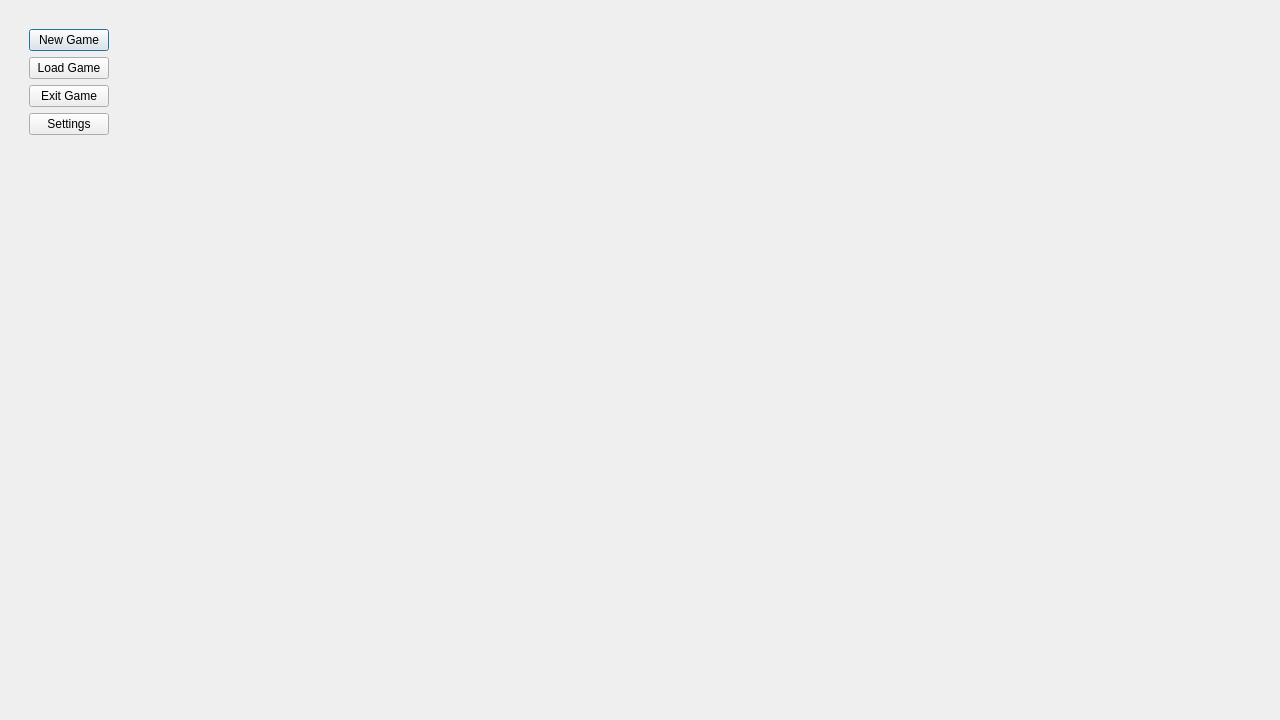
<?xml version="1.0" encoding="UTF-8"?>
<ui version="4.0">
 <class>MenuDial</class>
 <widget class="QDialog" name="MenuDial">
  <property name="geometry">
   <rect>
    <x>0</x>
    <y>0</y>
    <width>1280</width>
    <height>720</height>
   </rect>
  </property>
  <property name="minimumSize">
   <size>
    <width>1280</width>
    <height>720</height>
   </size>
  </property>
  <property name="windowTitle">
   <string>Провинциалка: Remake</string>
  </property>
  <property name="windowIcon">
   <iconset resource="data.qrc">
    <normaloff>:/img/icons/game.ico</normaloff>:/img/icons/game.ico</iconset>
  </property>
  <layout class="QVBoxLayout" name="verticalLayout_3">
   <item>
    <widget class="QStackedWidget" name="menuStackedWidget">
     <property name="currentIndex">
      <number>0</number>
     </property>
     <widget class="QWidget" name="page_0_main">
      <layout class="QHBoxLayout" name="horizontalLayout_3">
       <item>
        <widget class="QWidget" name="widget" native="true">
         <property name="maximumSize">
          <size>
           <width>150</width>
           <height>16777215</height>
          </size>
         </property>
         <layout class="QVBoxLayout" name="verticalLayout_2">
          <item>
           <widget class="QPushButton" name="pbNewGame">
            <property name="maximumSize">
             <size>
              <width>100</width>
              <height>16777215</height>
             </size>
            </property>
            <property name="text">
             <string>New Game</string>
            </property>
           </widget>
          </item>
          <item>
           <widget class="QPushButton" name="pbLoadGame">
            <property name="maximumSize">
             <size>
              <width>100</width>
              <height>16777215</height>
             </size>
            </property>
            <property name="text">
             <string>Load Game</string>
            </property>
           </widget>
          </item>
          <item>
           <widget class="QPushButton" name="pbExitGame">
            <property name="maximumSize">
             <size>
              <width>100</width>
              <height>16777215</height>
             </size>
            </property>
            <property name="text">
             <string>Exit Game</string>
            </property>
           </widget>
          </item>
          <item>
           <widget class="QPushButton" name="pbSettings">
            <property name="minimumSize">
             <size>
              <width>0</width>
              <height>0</height>
             </size>
            </property>
            <property name="maximumSize">
             <size>
              <width>100</width>
              <height>16777215</height>
             </size>
            </property>
            <property name="text">
             <string>Settings</string>
            </property>
           </widget>
          </item>
          <item>
           <spacer name="verticalSpacer">
            <property name="orientation">
             <enum>Qt::Orientation::Vertical</enum>
            </property>
            <property name="sizeHint" stdset="0">
             <size>
              <width>20</width>
              <height>40</height>
             </size>
            </property>
           </spacer>
          </item>
         </layout>
        </widget>
       </item>
       <item>
        <widget class="QStackedWidget" name="stackedWidget">
         <property name="currentIndex">
          <number>0</number>
         </property>
         <widget class="QWidget" name="page0_main">
          <layout class="QVBoxLayout" name="verticalLayout_6">
           <item>
            <layout class="QVBoxLayout" name="verticalLayout_5">
             <item>
              <widget class="QWidget" name="widget_2" native="true"/>
             </item>
            </layout>
           </item>
          </layout>
         </widget>
         <widget class="SettingsForm" name="page_2_settings"/>
         <widget class="QWidget" name="page_3_load">
          <widget class="QLabel" name="txtLabel">
           <property name="geometry">
            <rect>
             <x>9</x>
             <y>9</y>
             <width>73</width>
             <height>18</height>
            </rect>
           </property>
           <property name="text">
            <string>Load Game:</string>
           </property>
           <property name="alignment">
            <set>Qt::AlignmentFlag::AlignLeading|Qt::AlignmentFlag::AlignLeft|Qt::AlignmentFlag::AlignTop</set>
           </property>
          </widget>
         </widget>
        </widget>
       </item>
      </layout>
     </widget>
     <widget class="QWidget" name="page_2_newGame">
      <layout class="QVBoxLayout" name="verticalLayout">
       <item>
        <layout class="QGridLayout" name="gridLayout" rowstretch="0,0,0" columnstretch="0,0,0,0">
         <item row="1" column="0">
          <spacer name="horizontalSpacer">
           <property name="orientation">
            <enum>Qt::Orientation::Horizontal</enum>
           </property>
           <property name="sizeHint" stdset="0">
            <size>
             <width>40</width>
             <height>20</height>
            </size>
           </property>
          </spacer>
         </item>
         <item row="1" column="3">
          <widget class="QLabel" name="label_3">
           <property name="text">
            <string/>
           </property>
          </widget>
         </item>
         <item row="1" column="2">
          <spacer name="horizontalSpacer_2">
           <property name="orientation">
            <enum>Qt::Orientation::Horizontal</enum>
           </property>
           <property name="sizeHint" stdset="0">
            <size>
             <width>40</width>
             <height>20</height>
            </size>
           </property>
          </spacer>
         </item>
         <item row="0" column="1">
          <spacer name="verticalSpacer_6">
           <property name="orientation">
            <enum>Qt::Orientation::Vertical</enum>
           </property>
           <property name="sizeHint" stdset="0">
            <size>
             <width>20</width>
             <height>40</height>
            </size>
           </property>
          </spacer>
         </item>
         <item row="1" column="1">
          <widget class="QLabel" name="labelPersons">
           <property name="text">
            <string>TextLabel</string>
           </property>
           <property name="alignment">
            <set>Qt::AlignmentFlag::AlignCenter</set>
           </property>
          </widget>
         </item>
         <item row="2" column="1">
          <spacer name="verticalSpacer_7">
           <property name="orientation">
            <enum>Qt::Orientation::Vertical</enum>
           </property>
           <property name="sizeHint" stdset="0">
            <size>
             <width>20</width>
             <height>40</height>
            </size>
           </property>
          </spacer>
         </item>
        </layout>
       </item>
      </layout>
     </widget>
     <widget class="QWidget" name="page_3_Desc">
      <layout class="QVBoxLayout" name="verticalLayout_4">
       <item>
        <widget class="QLabel" name="label_image">
         <property name="text">
          <string>TextLabel</string>
         </property>
         <property name="alignment">
          <set>Qt::AlignmentFlag::AlignCenter</set>
         </property>
        </widget>
       </item>
       <item>
        <widget class="QTextBrowser" name="textBrowserDesc">
         <property name="styleSheet">
          <string notr="true"/>
         </property>
        </widget>
       </item>
       <item>
        <layout class="QHBoxLayout" name="horizontalLayout_2">
         <item>
          <widget class="QLabel" name="label_back_btn">
           <property name="font">
            <font>
             <pointsize>25</pointsize>
            </font>
           </property>
           <property name="styleSheet">
            <string notr="true">a {
color:  blue;
text-decoration: underline;
}
a:hover {
    color: red; /* Changes color on hover */
    text-decoration: none; /* Removes underline on hover */
}

a:visited {
    color: purple; /* Sets color for visited links */
}</string>
           </property>
           <property name="text">
            <string>&lt;a href=&quot;back&quot;&gt;Назад&lt;/a&gt;</string>
           </property>
           <property name="alignment">
            <set>Qt::AlignmentFlag::AlignRight|Qt::AlignmentFlag::AlignTrailing|Qt::AlignmentFlag::AlignVCenter</set>
           </property>
          </widget>
         </item>
         <item>
          <widget class="QLabel" name="label_next_btn">
           <property name="font">
            <font>
             <pointsize>25</pointsize>
            </font>
           </property>
           <property name="text">
            <string>&lt;a href=&quot;next&quot;&gt;Далее&lt;/a&gt;</string>
           </property>
          </widget>
         </item>
        </layout>
       </item>
       <item>
        <spacer name="verticalSpacer_5">
         <property name="orientation">
          <enum>Qt::Orientation::Vertical</enum>
         </property>
         <property name="sizeHint" stdset="0">
          <size>
           <width>20</width>
           <height>40</height>
          </size>
         </property>
        </spacer>
       </item>
      </layout>
     </widget>
     <widget class="QWidget" name="page_4_startLocation">
      <layout class="QHBoxLayout" name="horizontalLayout_4">
       <item>
        <spacer name="horizontalSpacer_3">
         <property name="orientation">
          <enum>Qt::Orientation::Horizontal</enum>
         </property>
         <property name="sizeHint" stdset="0">
          <size>
           <width>492</width>
           <height>20</height>
          </size>
         </property>
        </spacer>
       </item>
       <item>
        <layout class="QHBoxLayout" name="horizontalLayout">
         <item>
          <widget class="QWidget" name="widget_3" native="true">
           <layout class="QVBoxLayout" name="verticalLayout_7">
            <item>
             <widget class="QLabel" name="labelPavlovo1">
              <property name="minimumSize">
               <size>
                <width>300</width>
                <height>350</height>
               </size>
              </property>
              <property name="font">
               <font>
                <pointsize>14</pointsize>
               </font>
              </property>
              <property name="text">
               <string>TextLabel</string>
              </property>
              <property name="alignment">
               <set>Qt::AlignmentFlag::AlignCenter</set>
              </property>
             </widget>
            </item>
            <item>
             <spacer name="verticalSpacer_2">
              <property name="orientation">
               <enum>Qt::Orientation::Vertical</enum>
              </property>
              <property name="sizeHint" stdset="0">
               <size>
                <width>20</width>
                <height>40</height>
               </size>
              </property>
             </spacer>
            </item>
           </layout>
          </widget>
         </item>
         <item>
          <widget class="QWidget" name="widget_5" native="true">
           <layout class="QVBoxLayout" name="verticalLayout_9">
            <item>
             <widget class="QLabel" name="labelGadukino">
              <property name="minimumSize">
               <size>
                <width>300</width>
                <height>350</height>
               </size>
              </property>
              <property name="font">
               <font>
                <pointsize>14</pointsize>
               </font>
              </property>
              <property name="text">
               <string>TextLabel</string>
              </property>
              <property name="alignment">
               <set>Qt::AlignmentFlag::AlignCenter</set>
              </property>
             </widget>
            </item>
            <item>
             <spacer name="verticalSpacer_3">
              <property name="orientation">
               <enum>Qt::Orientation::Vertical</enum>
              </property>
              <property name="sizeHint" stdset="0">
               <size>
                <width>20</width>
                <height>40</height>
               </size>
              </property>
             </spacer>
            </item>
           </layout>
          </widget>
         </item>
         <item>
          <widget class="QWidget" name="widget_4" native="true">
           <layout class="QVBoxLayout" name="verticalLayout_8">
            <item>
             <widget class="QLabel" name="labelPavlovo2">
              <property name="minimumSize">
               <size>
                <width>300</width>
                <height>350</height>
               </size>
              </property>
              <property name="font">
               <font>
                <pointsize>14</pointsize>
               </font>
              </property>
              <property name="text">
               <string>TextLabel</string>
              </property>
              <property name="alignment">
               <set>Qt::AlignmentFlag::AlignCenter</set>
              </property>
             </widget>
            </item>
            <item>
             <spacer name="verticalSpacer_4">
              <property name="orientation">
               <enum>Qt::Orientation::Vertical</enum>
              </property>
              <property name="sizeHint" stdset="0">
               <size>
                <width>20</width>
                <height>40</height>
               </size>
              </property>
             </spacer>
            </item>
           </layout>
          </widget>
         </item>
        </layout>
       </item>
       <item>
        <spacer name="horizontalSpacer_4">
         <property name="orientation">
          <enum>Qt::Orientation::Horizontal</enum>
         </property>
         <property name="sizeHint" stdset="0">
          <size>
           <width>492</width>
           <height>20</height>
          </size>
         </property>
        </spacer>
       </item>
      </layout>
     </widget>
    </widget>
   </item>
  </layout>
 </widget>
 <customwidgets>
  <customwidget>
   <class>SettingsForm</class>
   <extends>QWidget</extends>
   <header>settingsform.h</header>
   <container>1</container>
  </customwidget>
 </customwidgets>
 <resources>
  <include location="data.qrc"/>
 </resources>
 <connections/>
</ui>
